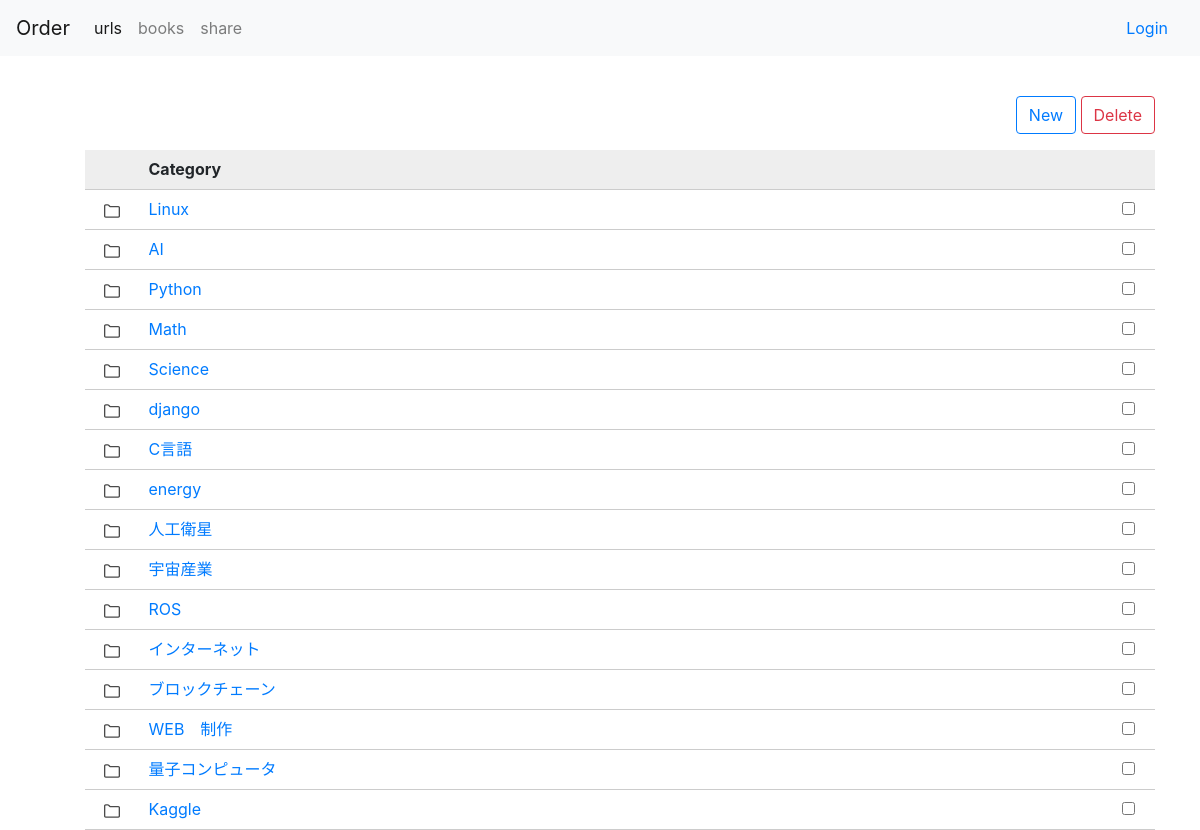
The page / on the database its author committed.
### url/models.py (models this page shows)
class SubClass(models.Model):
    subclass = models.CharField("クラスタリングのタイトル", max_length=20)
    created_at = models.DateTimeField('日付', auto_now= True)
    def __str__(self):
        return self.subclass

### url/views.py (the view)
# urls.py: path('', views.IndexViewSubclass.as_view(), name='index'),
class IndexViewSubclass(generic.ListView):
    model = SubClass
    template_name = 'url/subclass_list.html'
    def get_context_data(self, **kwargs):
        context = super().get_context_data(**kwargs)
        context['subclasses'] = SubClass.objects.all()
        return context

### url/templates/url/subclass_list.html (shortened to what this page needs)
{% extends 'url/base.html' %}
{% load static %}
{% block content %}
<form method="POST" action="{% url 'url:delete_subclass' %}">
<div class="text-right" style="margin-top:40px;">
<a class="btn btn-outline-primary" href="{% url 'url:create_subclass' %}"　style="color:#222; text-decoration:underline;">New</a>
<button type="submit" class="btn btn-outline-danger" name="delete_id" value={{ subclass.id }}>Delete</button>
</form>
</div>
<section class="category-lists">
  <div class="category-list-top">
    <ul>
      <li class="list-top1"></li>
      <li class="list-top2"><strong>Category</strong></li>
      <li class="list-top3 btn-flat-border"><a href="{% url 'url:create_subclass' %}"> </a></li>
    </ul>
  </div>
  <div class="categories">
    <ul>
    {% for subclass in subclasses %}
    <li class="folder-img"><img src="{% static "url/folder.png" %}" ></li>
    <li class="category-title"><a href="{% url 'url:index2' subclass.subclass %}" style="text-decoration:none;" >{{ subclass }}</a></li>
    <li class="delete-img">
      <div class="checkbox">
        <label>
          <input type=checkbox name="delete_id" value={{ subclass.id }}>
        </label>
      </div>
    </li>
    {% endfor %}
    </ul>
  </div>
</section>
{% endblock %}

### url/templates/url/base.html (shortened to what this page needs)
{% load static %}
<!doctype html>
<html lang="ja">
  <head>
    <link rel="stylesheet" href="https://stackpath.bootstrapcdn.com/bootstrap/4.2.1/css/bootstrap.min.css">
    <link rel="stylesheet" href="{% static 'css/style.css' %}">
  </head>
  <body>
    <nav class="navbar navbar-expand-xl h-75 navbar-light bg-light">
      <a class="navbar-brand" href="{% url 'url:index' %}">Order</a>
      <div class="collapse navbar-collapse" id="navbarSupportedContent">
        <ul class="navbar-nav mr-auto">
          <li class="nav-item active">
            <a class="nav-link" href="{% url 'url:index' %}" >urls</a>
          </li>
          <li>
            <a class="nav-link" href="{% url 'book:index' %}" >books</a>
          </li>
          <li class="nav-item">
            <a class="nav-link" href="#">share</a>
          </li>
        </ul>
        <ul class="form-inline my-2 my-lg-0">
          {% if user.is_authenticated %}
            <a href="#" class="nav-link">My Page</a>
          　<a href="#" class="nav-link">Logout</a>
          {% else %}
            <a href="#" class="nav-link">Login</a>
          {% endif %}
        </ul>
      </div>
     </nav>
    <div class="container">
       {% block content %}
       {% endblock %}
  </body>
</html>

### url/static/css/style.css (style rules this page uses)
.folder-img { text-align: center; color: blue; width: 5%; list-style: none; }
.category-title { padding-left: 10px; text-align: left; width: 85%; list-style: none; }
.delete-img { text-align: right; width: 10%; list-style: none; padding-right: 20px; }
.categories li { float: left; border-bottom: 1px solid #ccc; height: 40px; padding-top: 7px; }
.category-list-top li { float: left; border-bottom: 1px solid #ccc; background-color: #eee; height: 40px; vertical-align:middle; padding-top: 7px; }
.list-top1 { width: 5%; list-style: none; text-align: center; }
.list-top2 { width: 85%; padding-left: 10px; list-style: none; text-align: left; }
.list-top3 { width: 10%; list-style: none; text-align: right; padding-right: 20px; }

### rows shown on the page
SubClass: subclass "Linux"
SubClass: subclass "AI"
SubClass: subclass "Python"
SubClass: subclass "Math"
SubClass: subclass "Science"
SubClass: subclass "django"
SubClass: subclass "C言語"
SubClass: subclass "energy"
SubClass: subclass "人工衛星"
SubClass: subclass "宇宙産業"
SubClass: subclass "ROS"
SubClass: subclass "インターネット"
SubClass: subclass "ブロックチェーン"
SubClass: subclass "WEB 制作"
SubClass: subclass "量子コンピュータ"
SubClass: subclass "Kaggle"
